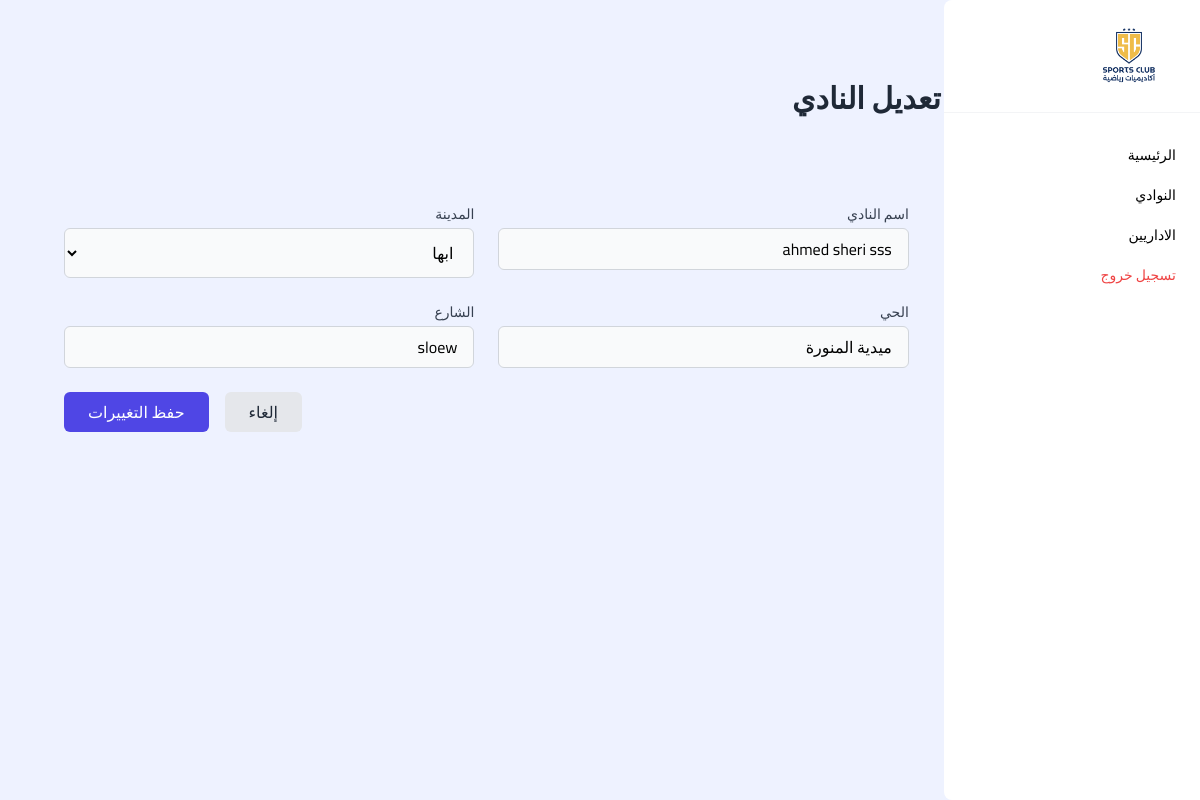
The page /admin_dashboard/editClub/4 on the database its author committed.
### accounts/models.py (models this page shows, shortened)
class ClubsModel(models.Model):
    name = models.CharField(max_length=250, null=True, verbose_name="اسم الاكادمية")
    club_profile_image_base64 = models.TextField(blank=True, null=True)
    desc = models.CharField(max_length=255, null=True, verbose_name="وصف قصير")
    about = models.TextField(max_length=255, null=True, verbose_name="نبذة")
    city = models.CharField(max_length=255, choices = citys, null=True, verbose_name="المدينة")
    district = models.CharField(max_length=250, null=True, verbose_name="الحي")
    street = models.CharField(max_length=250, null=True, verbose_name="الشارع")
    creation_date = models.DateTimeField(auto_now_add=True)

### admin_dashboard/views.py (the view)
# urls.py: path('editClub/<int:id>', views.editClub, name="editClub"),
def editClub(request, id):
    club = ClubsModel.objects.get(id=id)
    form = ClubsForm(instance=club)
    if request.method == 'POST':
        form = ClubsForm(request.POST, instance=club)
        if form.is_valid():
            form.save()
    return render(request, 'admin_dashboard/Club/editClub.html', {'form':form})

### admin_dashboard/forms.py
class ClubsForm(forms.ModelForm):
    class Meta:
        model = ClubsModel
        fields = ['name', 'city', 'district', 'street']
        widgets = {
            'name': forms.TextInput(attrs={'class': "w-full px-4 py-2 rounded-md border border-gray-300 focus:border-indigo-500 focus:ring-2 focus:ring-indigo-200 focus:ring-opacity-50 transition duration-150 ease-in-out bg-gray-50"}),
            'city': forms.Select(attrs={'class': "w-full px-4 py-2 rounded-md border border-gray-300 focus:border-indigo-500 focus:ring-2 focus:ring-indigo-200 focus:ring-opacity-50 transition duration-150 ease-in-out bg-gray-50"}),
            'district': forms.TextInput(attrs={'class': "w-full px-4 py-2 rounded-md border border-gray-300 focus:border-indigo-500 focus:ring-2 focus:ring-indigo-200 focus:ring-opacity-50 transition duration-150 ease-in-out bg-gray-50"}),
            'street': forms.TextInput(attrs={'class': "w-full px-4 py-2 rounded-md border border-gray-300 focus:border-indigo-500 focus:ring-2 focus:ring-indigo-200 focus:ring-opacity-50 transition duration-150 ease-in-out bg-gray-50"}),
        }

### templates/admin_dashboard/Club/editClub.html (shortened to what this page needs)
{% extends "base_admin_dashboard.html" %} {% load static %} {% block content %}
<section class="bg-indigo-50 w-full min-h-screen p-4 md:p-8">
  <div class="max-w-6xl mx-auto md:pr-[20%]">
    <h1 class="text-3xl font-bold mb-8 text-gray-800 pt-12">
      تعديل النادي
    </h1>
    <div
      class="p-6 py-6 md:p-8"
      x-data="{ showNotification: false }"
    >
      <form method="post"
        @submit.prevent="showNotification = true; setTimeout(() => showNotification = false, 3000)"
        class="space-y-6"
      >
        <div class="grid grid-cols-1 md:grid-cols-2 gap-6">
          <div>
            <label
              for="name"
              class="block text-sm font-medium text-gray-700 mb-1"
              >اسم النادي</label
            >
            {{form.name}}
          </div>
          <div>
            <label
              for="city"
              class="block text-sm font-medium text-gray-700 mb-1"
              >المدينة</label
            >
            {{form.city}}
          </div>
          <div>
            <label
              for="district"
              class="block text-sm font-medium text-gray-700 mb-1"
              >الحي</label
            >
            {{form.district}}
          </div>
          <div>
            <label
              for="street"
              class="block text-sm font-medium text-gray-700 mb-1"
              >الشارع</label
            >
            {{form.street}}
          </div>
        </div>
        <div class="flex justify-end space-x-4 rtl:space-x-reverse">
          <button
            type="button"
            class="px-6 py-2 bg-gray-200 text-gray-800 rounded-md hover:bg-gray-300 transition duration-150 ease-in-out"
          >
            إلغاء
          </button>
          <button
            type="submit"
            class="px-6 py-2 bg-indigo-600 text-white rounded-md hover:bg-indigo-700 focus:outline-none focus:ring-2 focus:ring-indigo-500 focus:ring-opacity-50 transition duration-150 ease-in-out"
          >
            حفظ التغييرات
          </button>
        </div>
      </form>
    </div>
  </div>
  <div
    x-show="showNotification"
    x-transition:enter="transition ease-out duration-300"
    x-transition:enter-start="opacity-0 transform scale-90"
    x-transition:enter-end="opacity-100 transform scale-100"
    x-transition:leave="transition ease-in duration-300"
    x-transition:leave-start="opacity-100 transform scale-100"
    x-transition:leave-end="opacity-0 transform scale-90"
    class="fixed bottom-4 right-4 bg-green-500 text-white p-4 rounded-md shadow-lg"
  >
</section>
{% endblock content %}

### templates/base_admin_dashboard.html (style rules this page uses)
body { font-family: "Cairo", sans-serif; }

### rows shown on the page
ClubsModel: name "ahmed sheri sss", city "ابها", district "ميدية المنورة", street "sloew"
